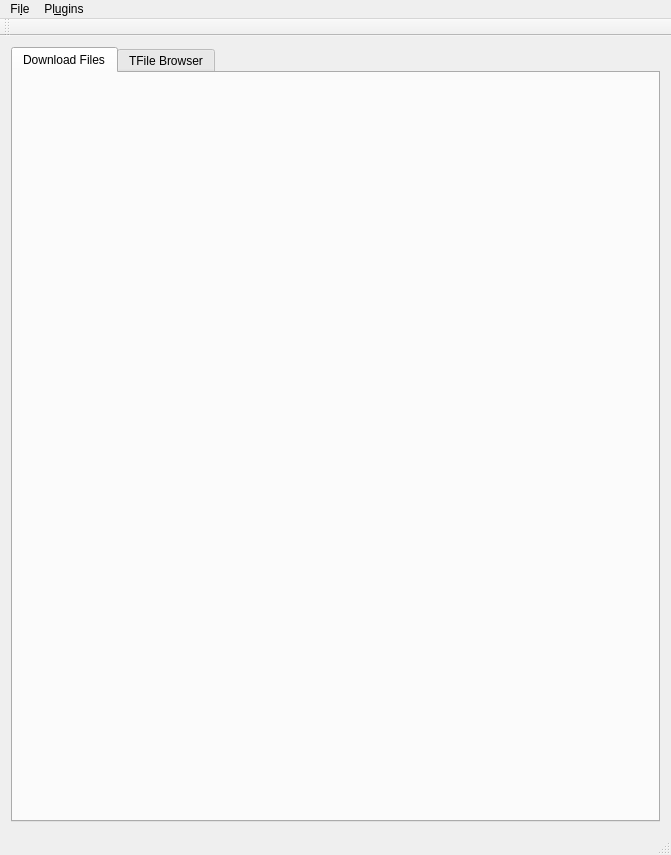
<?xml version="1.0" encoding="UTF-8"?>
<ui version="4.0">
 <class>QTBrowser</class>
 <widget class="QMainWindow" name="QTBrowser">
  <property name="geometry">
   <rect>
    <x>0</x>
    <y>0</y>
    <width>671</width>
    <height>855</height>
   </rect>
  </property>
  <property name="windowTitle">
   <string>QTBrowser</string>
  </property>
  <widget class="QWidget" name="centralWidget">
   <layout class="QHBoxLayout" name="horizontalLayout">
    <item>
     <widget class="QSplitter" name="splitter">
      <property name="orientation">
       <enum>Qt::Horizontal</enum>
      </property>
      <widget class="QTabWidget" name="tabWidget">
       <property name="minimumSize">
        <size>
         <width>400</width>
         <height>0</height>
        </size>
       </property>
       <property name="toolTip">
        <string>Download Files available in the dqmGUI</string>
       </property>
       <property name="currentIndex">
        <number>0</number>
       </property>
       <widget class="QWidget" name="tab_2">
        <attribute name="title">
         <string>Download Files</string>
        </attribute>
        <layout class="QHBoxLayout" name="horizontalLayout_2">
         <item>
          <widget class="DQMFileDownloader" name="widget_2" native="true"/>
         </item>
        </layout>
       </widget>
       <widget class="QWidget" name="tab">
        <attribute name="title">
         <string>TFile Browser</string>
        </attribute>
        <layout class="QVBoxLayout" name="verticalLayout">
         <item>
          <widget class="TFileTreeViewer" name="widget_3" native="true"/>
         </item>
        </layout>
       </widget>
      </widget>
     </widget>
    </item>
   </layout>
  </widget>
  <widget class="QMenuBar" name="menuBar">
   <property name="geometry">
    <rect>
     <x>0</x>
     <y>0</y>
     <width>671</width>
     <height>28</height>
    </rect>
   </property>
   <widget class="QMenu" name="menuRemote_Files">
    <property name="title">
     <string>Fi&amp;le</string>
    </property>
    <addaction name="actionUpdate_Online_Index"/>
    <addaction name="actionUpate_Offline_Index"/>
    <addaction name="actionUpdate_Relval_Index"/>
    <addaction name="actionSettings"/>
   </widget>
   <widget class="QMenu" name="menuPlugins">
    <property name="title">
     <string>Pl&amp;ugins</string>
    </property>
    <addaction name="actionSuperimpose"/>
    <addaction name="actionConcatinate"/>
    <addaction name="separator"/>
    <addaction name="actionAbout_Plugins"/>
   </widget>
   <addaction name="menuRemote_Files"/>
   <addaction name="menuPlugins"/>
  </widget>
  <widget class="QToolBar" name="mainToolBar">
   <attribute name="toolBarArea">
    <enum>TopToolBarArea</enum>
   </attribute>
   <attribute name="toolBarBreak">
    <bool>false</bool>
   </attribute>
  </widget>
  <widget class="QStatusBar" name="statusBar"/>
  <action name="actionSettings">
   <property name="text">
    <string>&amp;Settings</string>
   </property>
  </action>
  <action name="actionAbout_Plugins">
   <property name="text">
    <string>&amp;About Plugins</string>
   </property>
  </action>
  <action name="actionSuperimpose">
   <property name="text">
    <string>&amp;Superimpose</string>
   </property>
  </action>
  <action name="actionConcatinate">
   <property name="text">
    <string>&amp;Concatinate</string>
   </property>
  </action>
  <action name="actionUpdate_Online_Index">
   <property name="text">
    <string>Update Online Index</string>
   </property>
  </action>
  <action name="actionUpdate_Relval_Index">
   <property name="text">
    <string>Update Relval Index</string>
   </property>
  </action>
  <action name="actionUpate_Offline_Index">
   <property name="text">
    <string>Update Offline Index</string>
   </property>
  </action>
 </widget>
 <layoutdefault spacing="6" margin="11"/>
 <customwidgets>
  <customwidget>
   <class>DQMFileDownloader</class>
   <extends>QWidget</extends>
   <header>dqmfiledownloader/dqmfiledownloader.h</header>
   <container>1</container>
  </customwidget>
  <customwidget>
   <class>TFileTreeViewer</class>
   <extends>QWidget</extends>
   <header>tfiletreeviewer/tfiletreeviewer.h</header>
   <container>1</container>
  </customwidget>
 </customwidgets>
 <resources/>
 <connections/>
</ui>
